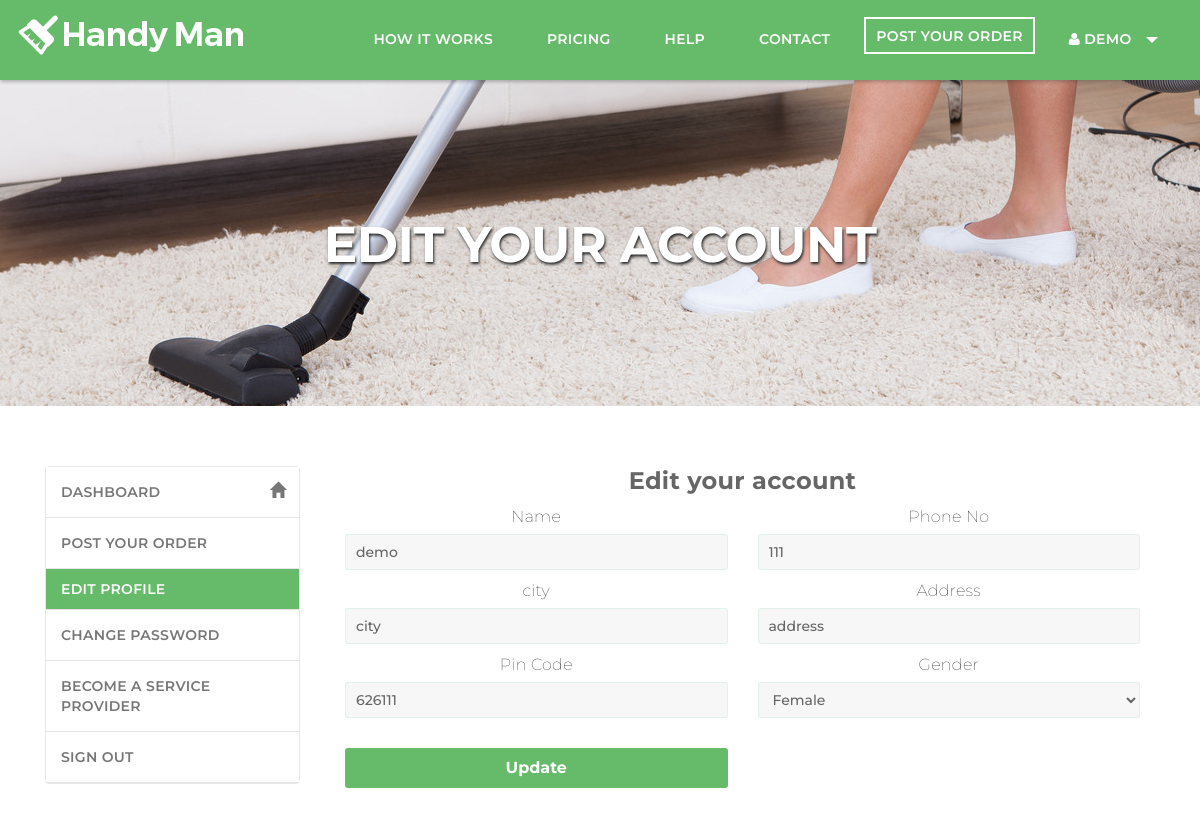
The app's page /users/edit-profile.php (signed in) with its own data.
### tables this page shows
CREATE TABLE `sv_admin_login` (
  `admin_id` int(20) NOT NULL,
  `user_name` varchar(255) NOT NULL,
  `password` varchar(255) NOT NULL,
  `email_id` varchar(255) NOT NULL,
  `site_name` varchar(255) NOT NULL,
  `logo` varchar(255) NOT NULL,
  `favicon` varchar(255) NOT NULL,
  `site_desc` varchar(255) NOT NULL,
  `keyword` varchar(255) NOT NULL,
  `site_url` varchar(255) NOT NULL,
  `paypal_id` varchar(200) NOT NULL,
  `currency_mode` varchar(200) NOT NULL,
  `paypal_site_mode` varchar(200) NOT NULL
);

CREATE TABLE `sv_user_profile` (
  `signup_id` int(25) NOT NULL,
  `name` varchar(255) NOT NULL,
  `email_id` varchar(255) NOT NULL,
  `password` varchar(255) NOT NULL,
  `phone_no` varchar(255) NOT NULL,
  `city` varchar(255) NOT NULL,
  `address` varchar(255) NOT NULL,
  `pin_code` varchar(255) NOT NULL,
  `gender` int(25) NOT NULL,
  `date` date NOT NULL,
  `updat_time` date NOT NULL
);

### users/edit-profile.php (the view, shortened to what this page needs)
<?php
if(isset($_SESSION['phone_no']))
{
?>
<?php include("../connection.php");
?>
<body class="splash-index">
  <?php include("../header.php") ?>
  <section class="teaser main-teaser bg-top">
    <div class="min-space">
    </div>
    <div class="min-space">
    </div>
    <div class="min-space">
    </div>
    <h1 class="sub-title">Edit your account
    </h1>
    <div class="min-space">
    </div>
    <div class="min-space">
    </div>
  </section>
  <section class="teaser">
    <div class="min-space">
    </div>
    <form class="form-large" action="javascript:edit_profile('add')" accept-charset="UTF-8" method="post">
      <div class="container">
        <div class="col-lg-3 col-md-3 col-sm-3">
          <?php include("side_menu.php") ?>
        </div>
        <div class="col-lg-9 col-md-9 col-sm-9">
          <h3 align="center">Edit your account
          </h3>
          <div class="col-lg-6 col-md-6 col-sm-6">
            <span class="title">Name </span>
            <input type="text" value="<?php echo $query['name']; ?>" required="required" class="user-login__input user-login__input" id="name" >
          </div>
          <div class="col-lg-6 col-md-6 col-sm-6">
            <span class="title">Phone No
            </span>
            <input type="text" value="<?php echo $query['phone_no']; ?>" class="user-login__input user-login__input" id="phone_no" name="phone_no">
          </div>
          <div class="col-lg-6 col-md-6 col-sm-6">
            <span class="title">city
            </span>
            <input type="text" value="<?php echo $query['city']; ?>" required="required" class="user-login__input user-login__input" id="city">
          </div>
          <div class="col-lg-6 col-md-6 col-sm-6">
            <span class="title">Address
            </span>
            <input type="text" value="<?php echo $query['address']; ?>" required="required" class="user-login__input user-login__input" id="address">
          </div>
          <div class="col-lg-6 col-md-6 col-sm-6">
            <span class="title">Pin Code
            </span>
            <input type="text" value="<?php echo $query['pin_code']; ?>" required="required" class="user-login__input user-login__input" id="pin_code">
          </div>
          <div class="col-lg-6 col-md-6 col-sm-6">
            <span class="title">Gender
            </span>
            <select id="gender" name="gender" class="user-login__input user-login__input" required="required">
            <option value="2"
                    <?php { if($query['gender']=="2") echo "selected='selected'"; }?>>Female
            </option>
          </select>
      </div>
      <div class="col-lg-6 col-md-6 col-sm-6">
        <input type="submit" class="user-login__action" value="Update" >
      </div>
      </div>
    </div>
  </form>
<div class="min-space">
</div>
</section>
</html>
<?php } else { header('Location:sign_in.php'); }?>

### header.php (shortened to what this page needs)
<html>
 <?php
 include("connection.php");
    $res=mysqli_fetch_array(mysqli_query($con, "select * from sv_admin_login"));
    $logo=mysqli_real_escape_string($con,$res['logo']);
    $site_url=mysqli_real_escape_string($con,$res['site_url']);
 ?>
  <head>
    <link rel="stylesheet" href="<?php echo $site_url; ?>/css/font-awesome.min.css" type="text/css">
    <link rel="stylesheet" href="<?php echo $site_url; ?>/css/style.css" />
    <link rel="stylesheet" media="screen" href="<?php echo $site_url; ?>/css/index.css" />
    <link rel="stylesheet" media="screen" href="<?php echo $site_url; ?>/css/responsive.css" />
    <link rel="stylesheet" href="<?php echo $site_url; ?>/css/bootstrap.min.css" type="text/css">
    </head>
    <header class="header-main header-main--light">
        <nav class="site-nav reversed">
            <div class="container">
                <nav class="navbar navbar-inverse navbar-static-top marginBottom-0" role="navigation">
                    <div class="navbar-header">
                        <?php
                            if($logo=="") { ?>
                                <a href="<?php echo $site_url; ?>" class="site-logo"><img src="<?php echo $site_url; ?>/admincp/admin-logo/default-logo.png" alt="" ></a>
                            <?php } else {     ?>
                                <a href="<?php echo $site_url; ?>" class="site-logo"><img src="<?php echo $site_url; ?>/admincp/admin-logo/<?php echo $logo;?>"></a>
                            <?php } ?>
                    </div>
                    <div class="collapse navbar-collapse" id="navbar-collapse-1">
                        <ul class="nav navbar-nav pull-right">
                            <li><a class="nav__link" href="<?php echo $site_url; ?>/users/howitworks.php">How it Works</a></li>
                            <li><a class="nav__link" href="<?php echo $site_url; ?>/users/pricing.php">Pricing</a></li>
                            <li><span class="link_to_another_page"><a class="nav__link" href="<?php echo $site_url; ?>/users/help.php">Help</a></span></li>
                            <li><span class="link_to_another_page"><a class="nav__link" href="<?php echo $site_url; ?>/users/contact.php">Contact</a></span></li>
                             <li><span class="link_to_another_page"><a class="nav__link nav__link--prominent" href="<?php echo $site_url; ?>/users/order.php">Post Your Order</a></span></li>
                                <?php
                                    if(isset($_SESSION['phone_no']))
                                    {
                                        $phone_no=mysqli_real_escape_string($con,$_SESSION['phone_no']);
                                        $query=mysqli_fetch_array(mysqli_query($con, "select * from sv_user_profile where phone_no='$phone_no'"));
                                ?>
                                 <li class="dropdown dropdown-submenu user_menu"><a href="<?php echo $site_url; ?>/users/dashboard.php" class="dropdown-toggle nav__link" data-toggle="dropdown"><i class="fa fa-user" aria-hidden="true"></i>&nbsp;<?php echo $query['name'];?> &nbsp; <span class="caret"></span></a>
                            </li>
                            <?php } ?>
                        </ul>
                    </div>
                </nav>
            </div>
        </nav>
    </header>

### css/style.css (style rules this page uses)
.bg-top { background: url(../img/cleaner.jpg); background-position:left center; display:inline-block; width:100%; }
.dropdown { position: relative; display: inline-block; }
.dropdown-submenu { position:relative; }
.navbar-inverse { background:transparent;border:0; }
section { padding-left: 15px; }
.min-space { padding:30px 0; }

### css/responsive.css (style rules this page uses)
img { display: inline-block; vertical-align: middle }
select { width: 100% }

### records on screen
sv_admin_login: site_url+logo (picture)
sv_user_profile: name "DEMO", name "demo", phone_no "111", city "city", address "address", pin_code "626111", gender "Female"
